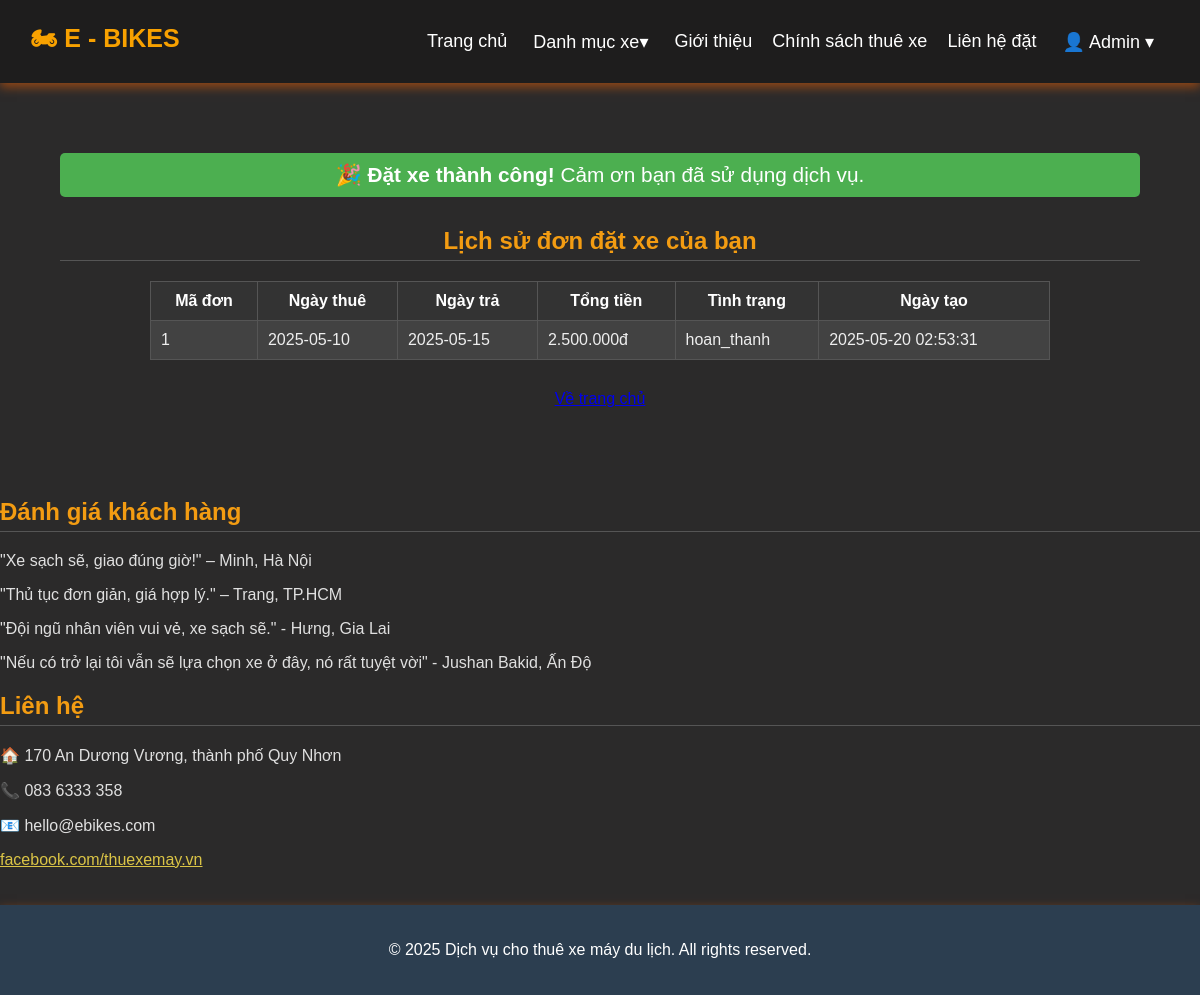
The page /datxe_thanhcong.php (signed in) on the database its author committed.
### tables this page shows
CREATE TABLE `don_thue` (
  `ma_don_thue` int(11) NOT NULL,
  `ma_nguoi_dung` int(11) NOT NULL,
  `ngay_thue` date NOT NULL,
  `ngay_tra` date NOT NULL,
  `tong_tien` decimal(10,2) NOT NULL,
  `tinh_trang` enum('da_dat','dang_thue','hoan_thanh','da_huy') DEFAULT 'da_dat',
  `ngay_tao` timestamp NULL DEFAULT current_timestamp()
);

### datxe_thanhcong.php (the view, shortened to what this page needs)
<?php
require 'connect.php';
$user_id = $_SESSION['user_id'];
$sql = "SELECT * FROM don_thue WHERE ma_nguoi_dung = ? ORDER BY ngay_tao DESC";
$stmt = $conn->prepare($sql);
$stmt->bind_param('i', $user_id);
$stmt->execute();
$result = $stmt->get_result();
?>
<!DOCTYPE html>
<html lang="vi">
<head>
    <link rel="stylesheet" href="css/dx.css">
</head>
<body>
    <?php include 'header.php'; ?>
    <div class="main-container">
        <div class="message success" style="margin: 30px 0; font-size: 1.3em; text-align: center;">
            🎉 <strong>Đặt xe thành công!</strong> Cảm ơn bạn đã sử dụng dịch vụ.
        </div>
        <h2 style="text-align:center;">Lịch sử đơn đặt xe của bạn</h2>
        <table style="width:100%;margin:0 auto;max-width:900px;">
            <thead>
                <tr>
                    <th>Mã đơn</th>
                    <th>Ngày thuê</th>
                    <th>Ngày trả</th>
                    <th>Tổng tiền</th>
                    <th>Tình trạng</th>
                    <th>Ngày tạo</th>
                </tr>
            </thead>
            <tbody>
                <?php while($row = $result->fetch_assoc()): ?>
                <tr>
                    <td><?= htmlspecialchars($row['ma_don_thue']) ?></td>
                    <td><?= htmlspecialchars($row['ngay_thue']) ?></td>
                    <td><?= htmlspecialchars($row['ngay_tra']) ?></td>
                    <td><?= number_format($row['tong_tien'], 0, ',', '.') ?>đ</td>
                    <td><?= htmlspecialchars($row['tinh_trang']) ?></td>
                    <td><?= htmlspecialchars($row['ngay_tao']) ?></td>
                </tr>
                <?php endwhile; ?>
            </tbody>
        </table>
        <div style="text-align:center;margin:30px;">
            <a href="trangchu.php" class="btn">Về trang chủ</a>
        </div>
    </div>
    <?php include 'footer.php'; ?>
</body>
</html>

### css/dx.css (style rules this page uses)
body { font-family: Arial, sans-serif; margin: 0; padding: 0; background-color: #2b2a2a; color: #E0E0E0; display: flex; flex-direction: column; min-height: 100vh; }
body { font-family: Arial, sans-serif; margin: 0; padding: 0; background-color: #2b2a2a; color: #E0E0E0; }
.main-container { flex: 1; width: 90%; max-width: 1200px; margin: 20px auto; padding: 20px; }
table { width: 100%; border-collapse: collapse; margin-top: 20px; background-color: #424242; }
table, th, td { border: 1px solid #555; }
th { background-color: #333; color: #fff; padding: 10px; }
td { background-color: #424242; color: #eee; padding: 10px; }
h2, h3 { color: #f39c12; border-bottom: 1px solid #555; padding-bottom: 5px; }
.message { padding: 10px; margin: 10px 0; border-radius: 5px; text-align: center; }
.success { background-color: #4CAF50; color: white; }

### rows shown on the page
don_thue: ma_don_thue "1", ngay_thue "2025-05-10", ngay_tra "2025-05-15", tong_tien "2.500.000", tinh_trang "hoan_thanh", ngay_tao "2025-05-20 02:53:31"

### other values the page prints
$_SESSION['user_name'] "Admin"
